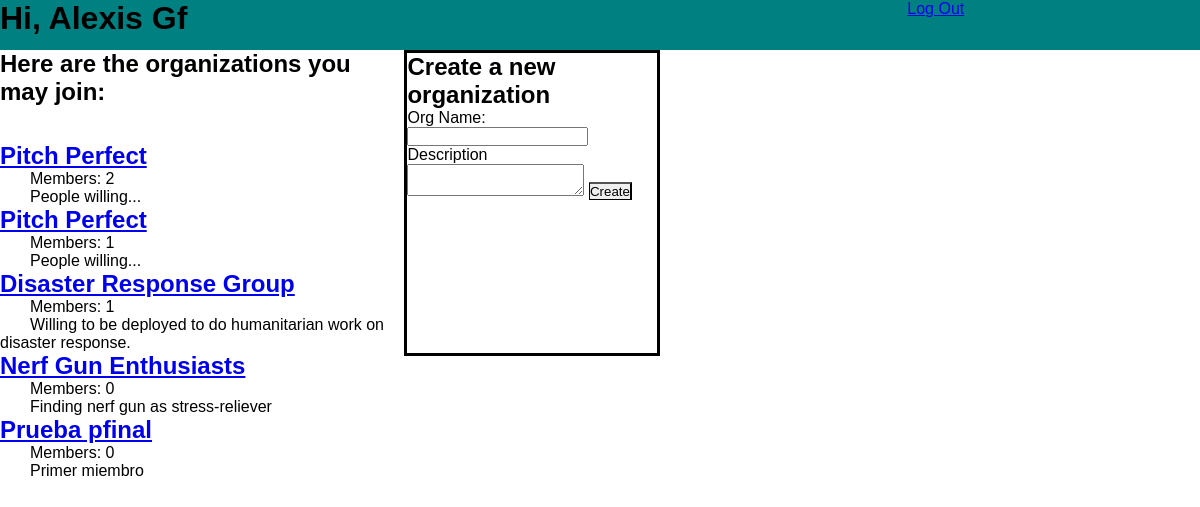
Page /user/groups (signed in) on the committed database.
### membership_app/models.py (models this page shows)
class User(models.Model):
    first_name = models.CharField(max_length=50)
    last_name = models.CharField(max_length=50)
    email = models.CharField(max_length=50)
    password = models.CharField(max_length=50)
    created_at = models.DateTimeField(auto_now_add=True)
    updated_at = models.DateTimeField(auto_now=True)
    objects = UserManager()

class Group(models.Model):
    name = models.CharField(max_length=50)
    description = models.CharField(max_length=250)
    user_create = models.ForeignKey(User, related_name='users_create', on_delete=models.CASCADE)
    created_at = models.DateTimeField(auto_now_add=True)
    updated_at = models.DateTimeField(auto_now=True)
    objects = GroupManager()

### membership_app/views.py (the view)
# urls.py: path('user/groups', views.groups),
def groups(request):
    if 'logged_user' not in request.session:
        messages.error(request, 'Please register or please log in first')
        return redirect('/')
    groups = Group.objects.all()
    lista_groups = []
    for group in groups:
        num_members = len(Member.objects.filter(group=group))
        group_complete = {
            'id': group.id,
            'name': group.name,
            'description':group.description,
            'user_create': group.user_create.first_name,
            'members': num_members
        }
        lista_groups.append(group_complete)
    context = {
        'logged_user': User.objects.get(id=request.session['logged_user']),
        'all_groups': lista_groups
    }
    return render(request,'groups.html', context)

### membership_app/templates/groups.html (shortened to what this page needs)
<!DOCTYPE html>
<html lang="en">
<head>
    {% load static %}
    <link rel = "stylesheet" href="{% static 'style.css' %}">
</head>
<body>
    <div class="encabezado_2">
        <h1>Hi, {{logged_user.first_name}} {{logged_user.last_name}}</h1>
        <a href='/user/logout' class="logout">Log Out</a>
    </div>
    <div class="grupos">
        <h2>Here are the organizations you may join:</h2>
        <br><br>
        {% for group in all_groups %}
            <h2><a href="/user/edit_group/{{group.id}}">{{group.name}}</a></h2>
            <p>Members: {{group.members}}</p>
            <p>{{group.description}}</p>
            {% endfor %}
    </div>
    <div class="agrega_grupos">
        <h2>Create a new organization</h2>
        <form action="/user/add_group" method="post">
            <label>Org Name:</label>
            <input type="text" name="name">
            <label>Description</label>
            <textarea name="description"></textarea>
            <button>Create</button>
        </form>
    </div>
</body>
</html>

### membership_app/static/style.css (style rules this page uses)
* { margin: 0px; padding: 0px; font-family: Arial, Helvetica, sans-serif; }
h3, p, li { text-indent: 30px; }
.encabezado_2 { width: 100%; height: 50px; display: flex; background-color: teal; vertical-align:top; }
.grupos { width: 400px; min-height: 300px; display: inline-block; vertical-align:top; }
.agrega_grupos { width: 250px; min-height: 300px; display: inline-block; vertical-align:top; border: 3px solid black; }
button { border-bottom: 1px solid black; border-left: 1px solid black; }
.logout { padding-left: 60%; text-align:rigth; display: inline-block; }

### rows in the picture
User: first_name "Alexis", last_name "Gf"
Group: name "Pitch Perfect", description "People willing..."
Group: name "Pitch Perfect", description "People willing..."
Group: name "Disaster Response Group", description "Willing to be deployed to do humanitarian work on disaster response."
Group: name "Nerf Gun Enthusiasts", description "Finding nerf gun as stress-reliever"
Group: name "Prueba pfinal", description "Primer miembro"

### other values in the picture
{{ group.members }} "2" "1" "1" "0" "0"
